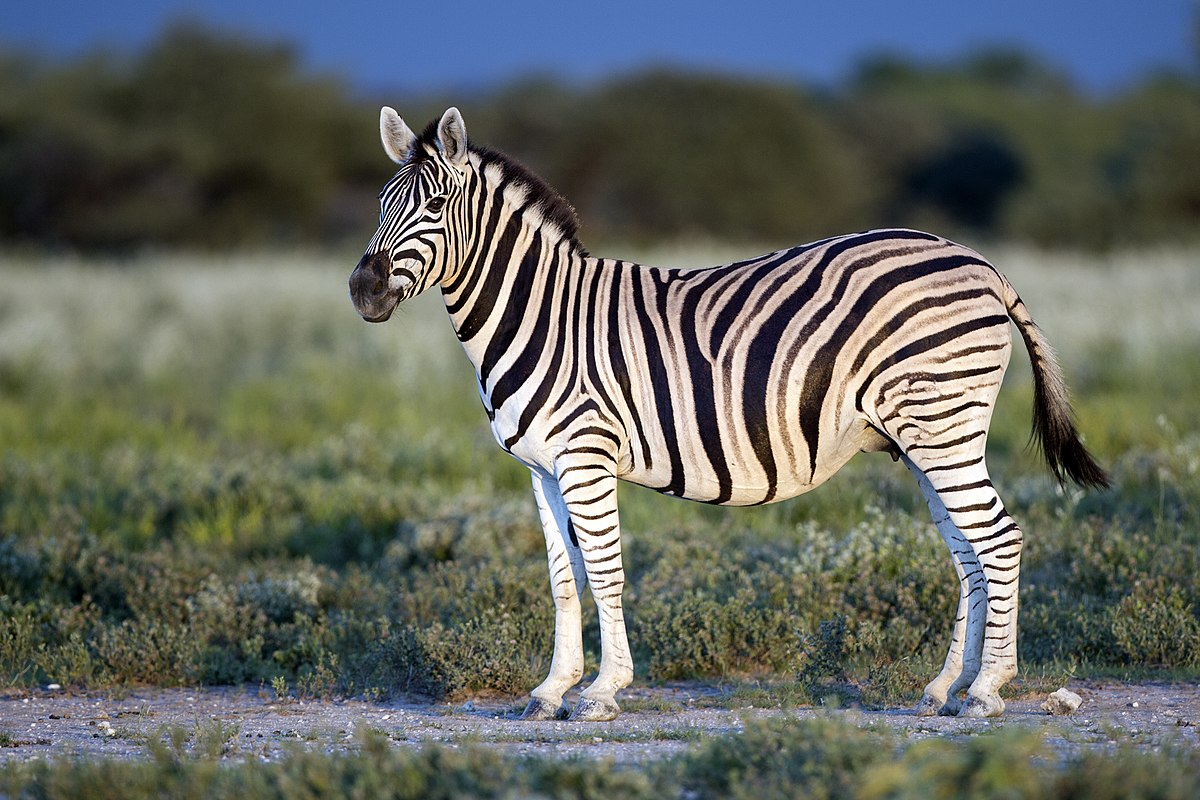
#> input picture q2/zebra.jpg, 1200 x 800 px
$ python zebra.py
#> lines starting #> are read from the running program, lines starting #| are printed output that depends on the picture
#zebra.py

import cv2
import numpy as np
import matplotlib.pyplot as plt
from numpy.fft import fft2, fftshift, ifft2, ifftshift

def normalize_spectrum_log(spectrum):
    magnitude = np.log1p(np.abs(spectrum))  #log1p is log(1 + x)
    magnitude = (magnitude / np.max(magnitude)) * 255
    return magnitude.astype(np.uint8)

def pad_image_normal(image, target_shape):
    original_h, original_w = image.shape
    target_h, target_w = target_shape

    #calculate padding sizes
    pad_h_before = (target_h - original_h) // 2
    pad_h_after = target_h - original_h - pad_h_before
    pad_w_before = (target_w - original_w) // 2
    pad_w_after = target_w - original_w - pad_w_before

    #apply normal zero-padding
    padded = np.pad(
        image,
        ((pad_h_before, pad_h_after), (pad_w_before, pad_w_after)),
        mode='constant',
        constant_values=0
    )

    return padded

def pad_fourier_spectrum_inserted(fourier_shifted):
    original_h, original_w = fourier_shifted.shape
    target_h, target_w = original_h * 2, original_w * 2

    #initialize a zero-filled spectrum
    inserted_padded = np.zeros((target_h, target_w), dtype=complex)

    #assign original fourier coefficients to even indices
    inserted_padded[::2, ::2] = fourier_shifted

    return inserted_padded

def main():
    #1. load the original grayscale image
    image_path = 'zebra.jpg'
    gray = cv2.imread(image_path, cv2.IMREAD_GRAYSCALE)
#> gray: shape (800, 1200); min 0, max 255, mean 100.7

    if gray is None:
        print(f"error loading image")
        return

    h, w = gray.shape
#> h = 800; w = 1200

    #2. perform fft on original image
    fourier_orig = fft2(gray)
    fourier_orig_shifted = fftshift(fourier_orig)
    magnitude_orig_log = normalize_spectrum_log(fourier_orig_shifted)
#> in normalize_spectrum_log, `magnitude = (magnitude / np.max(magnitude)) * 255`:
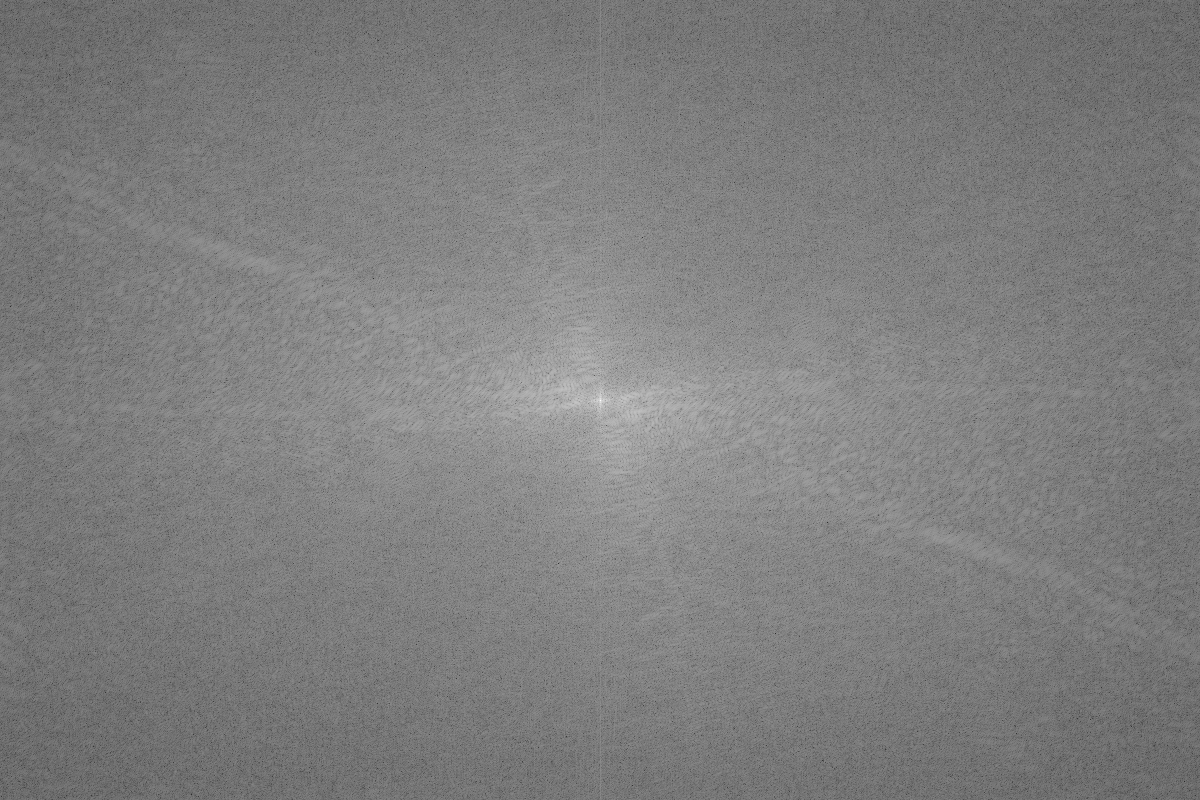
#> magnitude: shape (800, 1200) float64; min 39.04, max 255, mean 126.5

    #3. normal zero-padding on image (spatial domain)
    target_h_normal, target_w_normal = 2 * h, 2 * w
#> target_h_normal = 1600; target_w_normal = 2400
    padded_normal = pad_image_normal(gray, (target_h_normal, target_w_normal))
#> in pad_image_normal, `padded = np.pad( image, ((pad_h_before, pad_h_after), (pad_w_before, p..`:
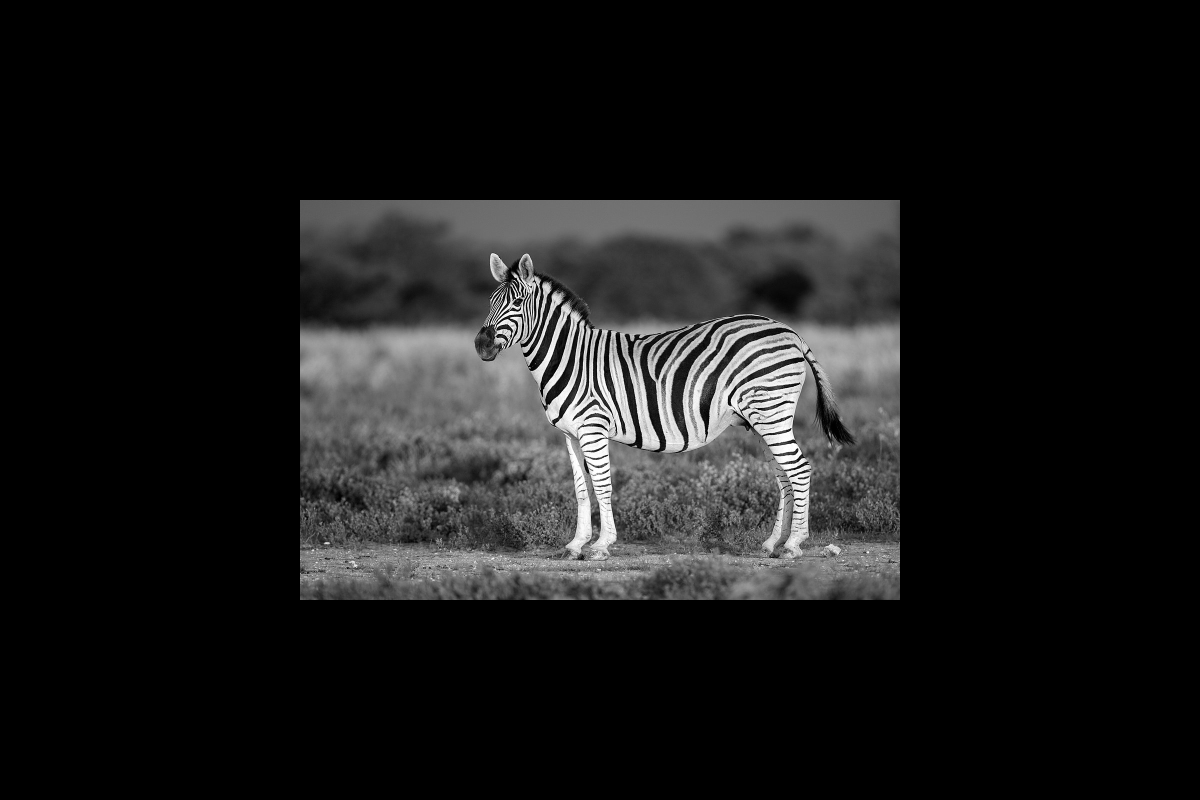
#> padded: shape (1600, 2400) (shown at 1/2 size); min 0, max 255, mean 25.2

    #4. perform fft on normally padded image
    fourier_padded_normal = fft2(padded_normal)
    fourier_padded_normal_shifted = fftshift(fourier_padded_normal)
    magnitude_padded_normal_log = normalize_spectrum_log(fourier_padded_normal_shifted)

    #5. inserted zero-padding on fourier spectrum
    inserted_padded_shifted = pad_fourier_spectrum_inserted(fourier_orig_shifted)
    magnitude_inserted_log = normalize_spectrum_log(inserted_padded_shifted)
#> in normalize_spectrum_log (call 3), `magnitude = np.log1p(np.abs(spectrum))`:
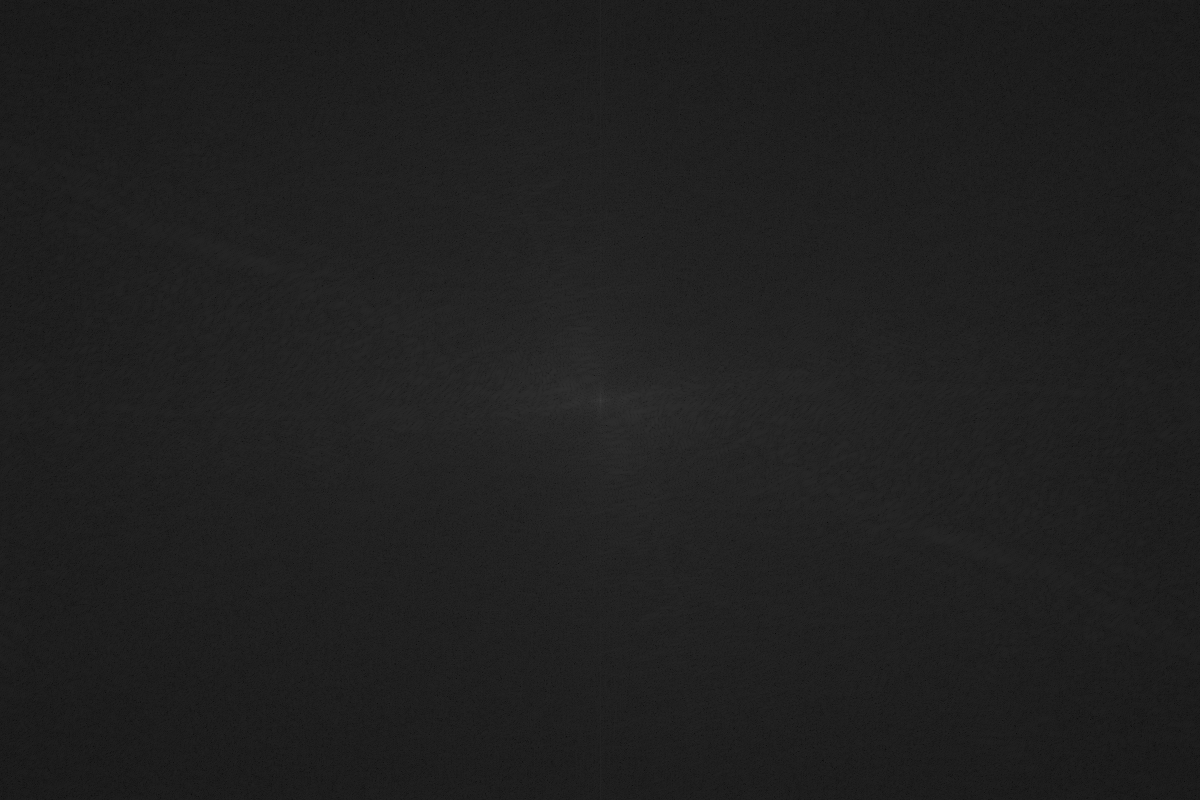
#> magnitude: shape (1600, 2400) float64 (shown at 1/2 size); min 0, max 18.39, mean 2.28; drawn with min black and max white

    #6. inverse fft of inserted-padded fourier spectrum
    inserted_padded = ifftshift(inserted_padded_shifted)
    restored_inserted = ifft2(inserted_padded)
    restored_inserted = np.abs(restored_inserted)
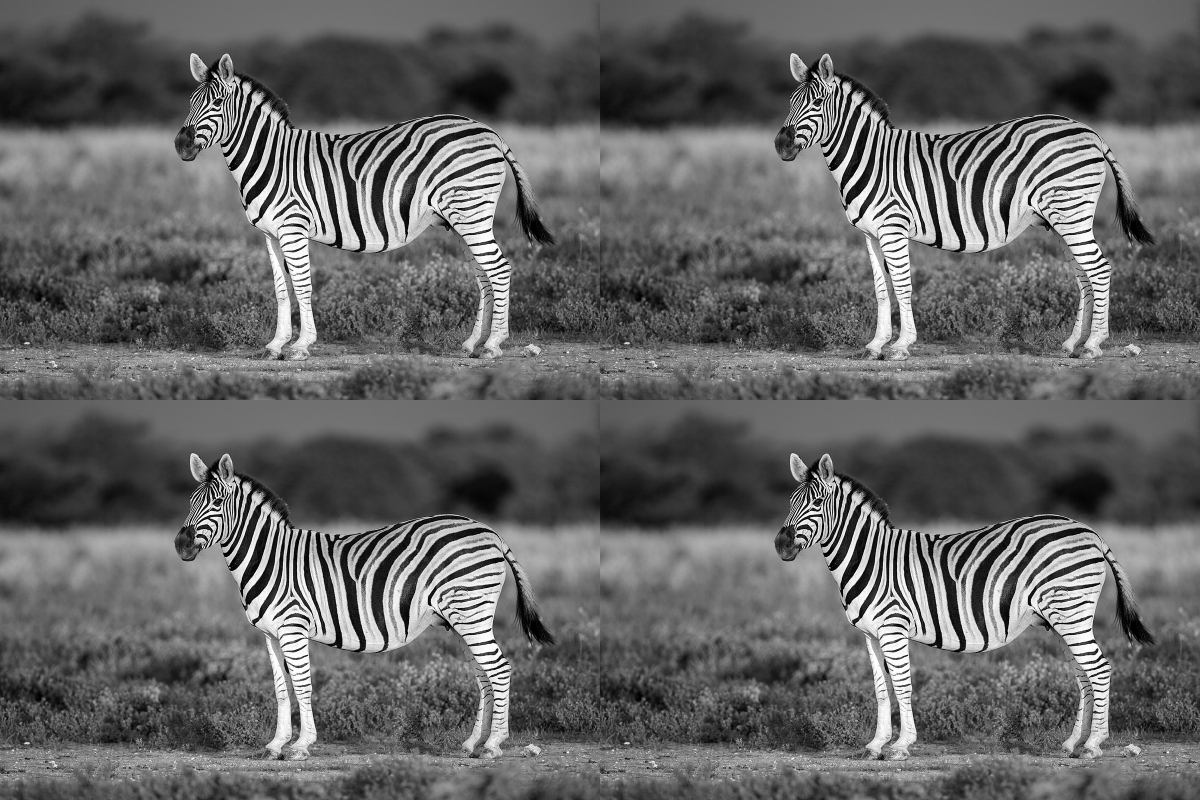
#> restored_inserted: shape (1600, 2400) float64 (shown at 1/2 size); min 2.27e-18, max 63.75, mean 25.2; drawn with min black and max white
    restored_inserted_norm = cv2.normalize(
        restored_inserted, None, 0, 255, cv2.NORM_MINMAX
    ).astype(np.uint8)

    #plottings using the original code and some upgrades
    fig, axes = plt.subplots(3, 2, figsize=(20, 30), constrained_layout=True)

    axes[0, 0].imshow(gray, cmap='gray')
    axes[0, 0].axis('off')
    axes[0, 0].set_title('original grayscale image', fontsize=16)

    axes[0, 1].imshow(magnitude_orig_log, cmap='gray')
    axes[0, 1].axis('off')
    axes[0, 1].set_title('fourier spectrum', fontsize=16)

    axes[1, 0].imshow(padded_normal, cmap='gray')
    axes[1, 0].axis('off')
    axes[1, 0].set_title('two times larger grayscale image', fontsize=16)

    axes[1, 1].imshow(magnitude_padded_normal_log, cmap='gray')
    axes[1, 1].axis('off')
    axes[1, 1].set_title('fourier spectrum zero padding', fontsize=16)

    axes[2, 0].imshow(restored_inserted_norm, cmap='gray')
    axes[2, 0].axis('off')
    axes[2, 0].set_title('four copies grayscale image', fontsize=16)

    axes[2, 1].imshow(magnitude_inserted_log, cmap='gray')
    axes[2, 1].axis('off')
    axes[2, 1].set_title('fourier spectrum four copies', fontsize=16)

    plt.savefig('zebra_scaled.png', dpi=300, bbox_inches='tight')
    plt.show()

if __name__ == "__main__":
    main()
